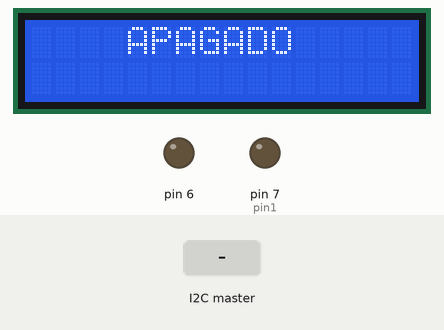
Bench run of a sketch on a simulated Arduino Uno, built with avr-gcc and run on an emulated ATmega328P. On the bench: 16×2 character LCD, output pins drawn as LEDs (lit = HIGH). The test bench sets the inputs (shaded band).

Above: at 1.2 s.
1.3 s: the I2C master sends the byte 90
At 1.8 s:
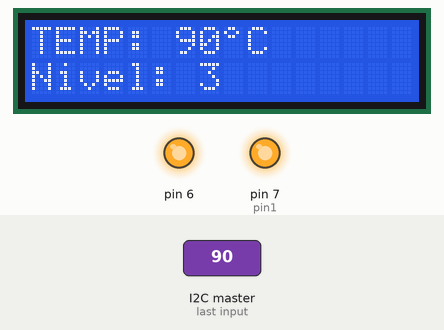
2.8 s: the I2C master sends the byte 1
At 4.2 s:
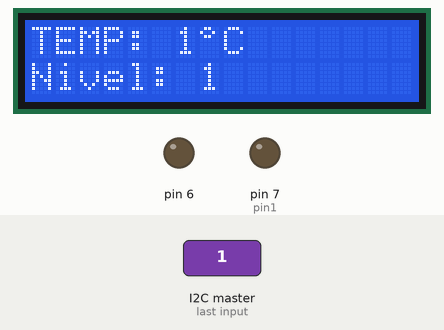
Timing chart, 0 to 5.8 s (numbered marks = the images above; inputs shaded):
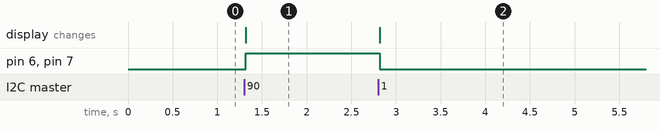

Measured:
- after the input at 1.3 s, pin 6, pin 7 (pin1): LOW → HIGH at once; the display: changes at once (image 1)
- after the input at 2.8 s, pin 6, pin 7 (pin1): HIGH → LOW at once; the display: changes at once (image 2)

The sketch:

ESCLAVO.ino
```cpp
#include <LiquidCrystal.h>
#include <Wire.h>

// Definimos las constantes
#define COLS 16 // Columnas del LCD
#define ROWS 2 // Filas del LCD


LiquidCrystal LCD(13,12,11,10,9,8);
int pin1=7;
int pin2=8;

int c_temp;
//int DS1621_ADDRESS =0x49;// 0x49;
byte grados[8]=
{
 0b00001100,
 0b00010010,
 0b00001100,
 0b00000000,
 0b00000000,
 0b00000000,
 0b00000000,
 0b00000000
   };

void setup() {
  pinMode(7,OUTPUT);
  pinMode(6,OUTPUT);
  // put your set
  LCD.begin(COLS,ROWS);
  LCD.setCursor(4,0);
  LCD.print("APAGADO");

  LCD.createChar(1,grados);
  Serial.begin(9600);

Wire.begin(10);
Wire.onReceive(escuchar);

}
void loop() {
  // put your main code here, to run repeatedly:

}
//  }
void escuchar(int numBytes){

  while(numBytes > 0){

   int c = Wire.read();

     if(c>=0 && c<=18){
    LCD.clear();
    LCD.setCursor(0,0);
    LCD.print("TEMP: ");
    LCD.print(c);
    LCD.write(1);
    LCD.print("C");
    LCD.setCursor(0,1);
    LCD.print("Nivel: 1");
    digitalWrite(7,LOW);
    digitalWrite(6,LOW);
    }

    else if(c>=200){
    c_temp = c-256;
    LCD.clear();
    LCD.setCursor(0,0);
    LCD.print("TEMP: ");

    LCD.print(c_temp);
    LCD.write(1);
    LCD.print("C");
    LCD.setCursor(0,1);
    LCD.print("Nivel: 1");
    digitalWrite(7,LOW);
    digitalWrite(6,LOW);
    }


    else if(c>18&&c<25){
    LCD.clear();
    LCD.setCursor(0,0);
    LCD.print("TEMP: ");
    LCD.print(c);
    LCD.write(1);
    LCD.print("C");
    LCD.setCursor(0,1);
    LCD.print("Nivel: 2");
    digitalWrite(7,HIGH);
    digitalWrite(6,LOW);
      }
      else if(c>=25 && c<200){
    LCD.clear();
    LCD.setCursor(0,0);
    LCD.print("TEMP: ");
    LCD.print(c);
    LCD.write(1);
    LCD.print("C");
    LCD.setCursor(0,1);
    LCD.print("Nivel: 3");
    digitalWrite(7,HIGH);
    digitalWrite(6,HIGH);
        }
    numBytes--;
  }

  }
```
